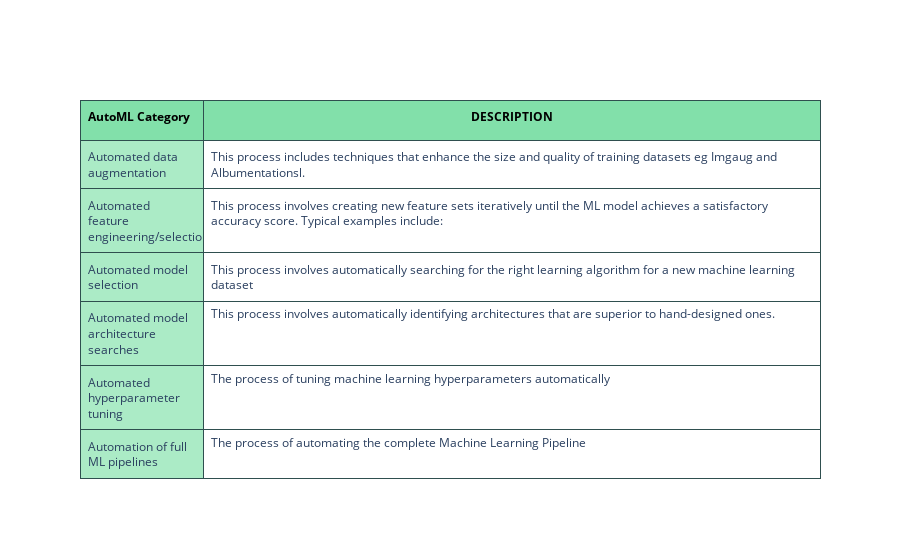

The cell this chart's notebook holds for it:
### Code cell
values = [['Automated data augmentation', 
           'Automated feature engineering/selection', 
           'Automated model selection', 
           'Automated model architecture searches',
           'Automated hyperparameter tuning',
           'Automation of full ML pipelines'], 
          
          ["This process includes techniques that enhance the size and quality of training datasets eg Imgaug and Albumentationsl.",
           "This process involves creating new feature sets iteratively until the ML model achieves a satisfactory accuracy score. Typical examples include:",
           "This process involves automatically searching for the right learning algorithm for a new machine learning dataset",
           "This process involves automatically identifying architectures that are superior to hand-designed ones.",
           "The process of tuning machine learning hyperparameters automatically",
           "The process of automating the complete Machine Learning Pipeline"]]

fig = go.Figure(data=[go.Table(
  columnorder = [1,2],
  columnwidth = [80,400],
  header = dict(
    values = [['<b>AutoML Category</b>'],
                  ['<b>DESCRIPTION</b>']],
    line_color='darkslategray',
    fill_color='#82E0AA',
    align=['left','center'],
    font=dict(color='black', size=12),
    height=40
  ),
  cells=dict(
    values=values,
    line_color='darkslategray',
    fill=dict(color=['#ABEBC6', 'white']),
    align=['left', 'left'],
    font_size=12,
    height=30)
    )
])
fig.show()

### Figure 1 — Plotly figure (JSON) as saved in the notebook; plotly's stock layout.template omitted (floating-point values rounded to 4 significant figures)
{"data": [{"cells": {"align": ["left", "left"], "fill": {"color": ["#ABEBC6", "white"]}, "font": {"size": 12}, "height": 30, "line": {"color": "darkslategray"}, "values": [["Automated data augmentation", "Automated feature engineering/selection", "Automated model selection", "Automated model architecture searches", "Automated hyperparameter tuning", "Automation of full ML pipelines"], ["This process includes techniques that enhance the size and quality of training datasets eg Imgaug and Albumentationsl.", "This process involves creating new feature sets iteratively until the ML model achieves a satisfactory accuracy score. Typical examples include:", "This process involves automatically searching for the right learning algorithm for a new machine learning dataset", "This process involves automatically identifying architectures that are superior to hand-designed ones.", "The process of tuning machine learning hyperparameters automatically", "The process of automating the complete Machine Learning Pipeline"]]}, "columnorder": [1, 2], "columnwidth": [80, 400], "header": {"align": ["left", "center"], "fill": {"color": "#82E0AA"}, "font": {"color": "black", "size": 12}, "height": 40, "line": {"color": "darkslategray"}, "values": [["<b>AutoML Category</b>"], ["<b>DESCRIPTION</b>"]]}, "type": "table"}], "layout": {}}
